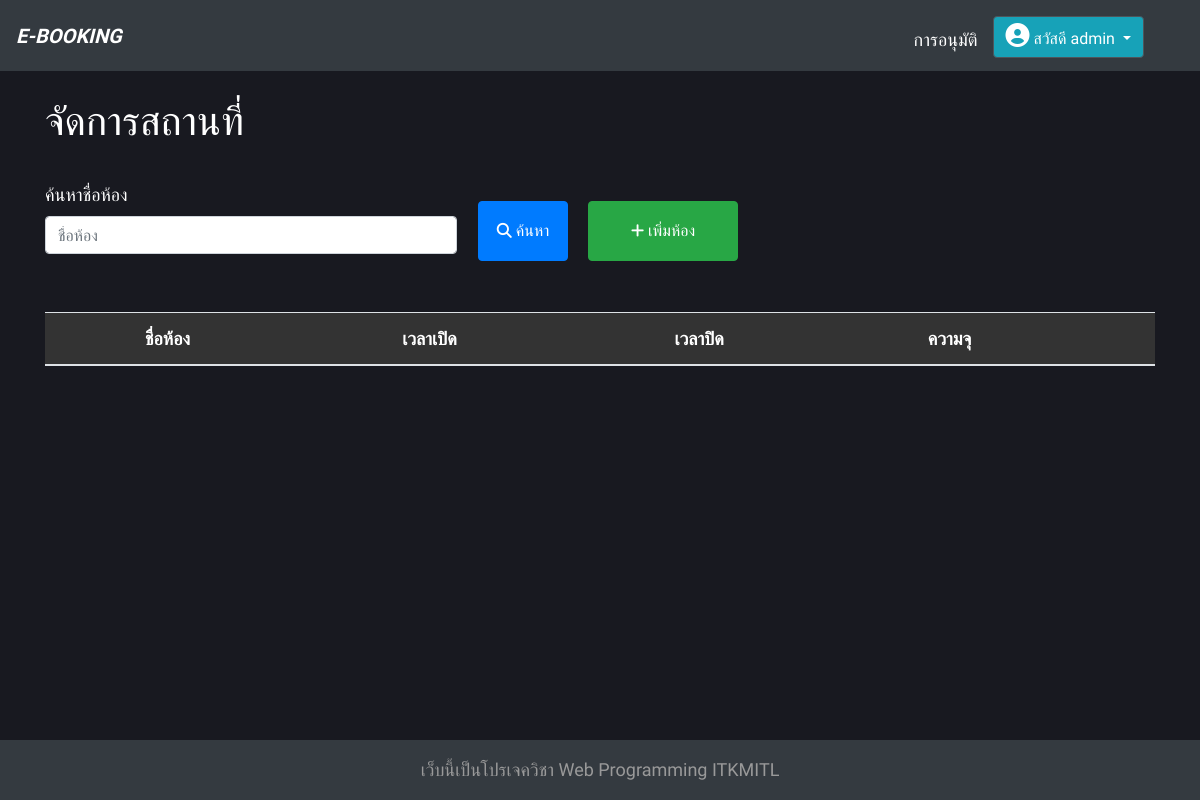
Page /manage/ (signed in) on the earlier database version.
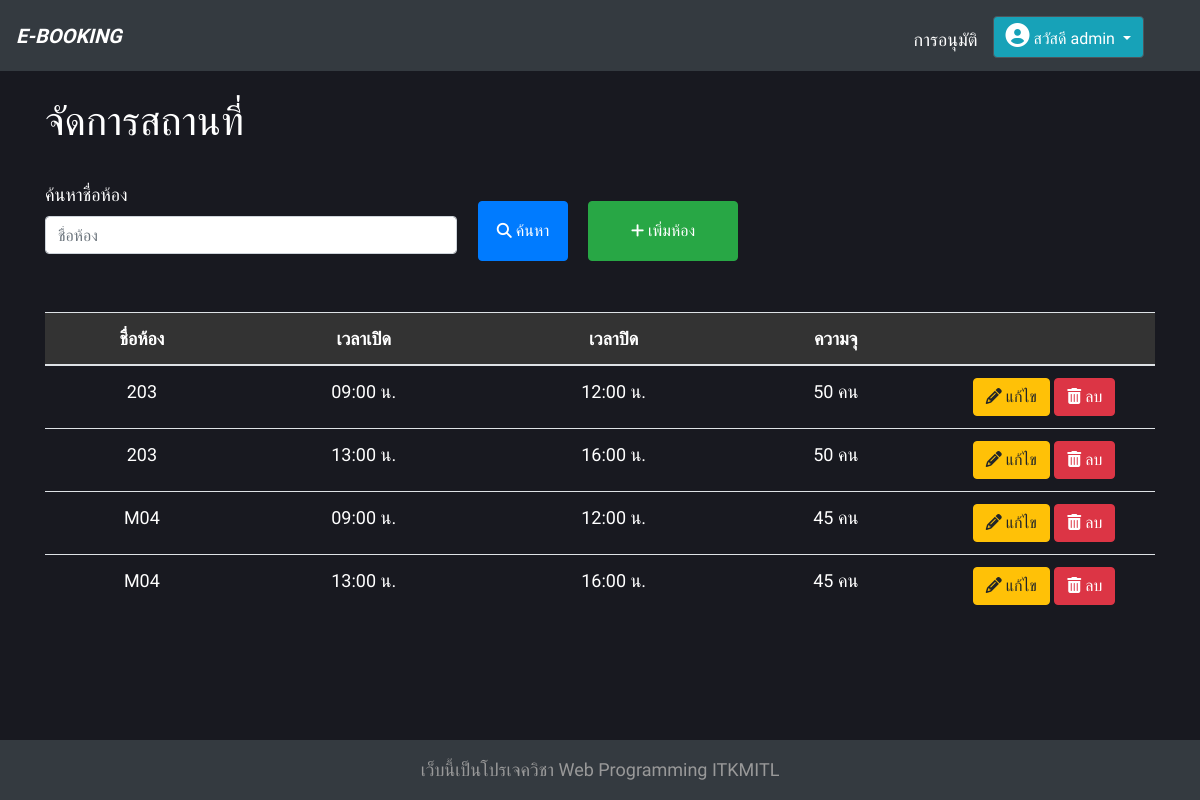
Same page on the later database version.
### room/models.py (models this page shows, shortened)
class Room(models.Model):
    room_id = models.AutoField(primary_key=True)
    name = models.CharField(max_length=50)
    open_time = models.TimeField()
    close_time =  models.TimeField()
    capacity = models.IntegerField()

### room/views.py (the view)
# urls.py: path('manage/', views.manage, name='manage'),
@login_required
@permission_required('room.change_room')
def manage(request):
    room = Room.objects.all()
    if request.method == "GET":
        room = Room.objects.filter(
            name__icontains=request.GET.get('room_name', ''))
    context = {
        'room': room
    }
    return render(request, 'room/admin_manage.html', context=context)

### room/templates/room/admin_manage.html
{% extends "base.html" %}
{% block content %}
<h1>จัดการสถานที่</h1>
<br>
<form method="GET" action="{% url 'manage' %}" style="margin-bottom: 50px;">
    <div class="form-row">
        <div class="col">
            <label for="inputSearch">ค้นหาชื่อห้อง</label>
            <input type="text" class="form-control mb-2" placeholder="ชื่อห้อง" name="room_name">
        </div>
        <button type="submit" value="Select" class="btn btn-primary ml-3"
            style="margin-right: 20px; margin-top: 20px; width: 90px; height: 60px;"><i class='fas fa-search' style='font-size:15px'></i> ค้นหา</button>
        <a href="{% url 'edit_add' 0 %}" style="margin-top: 20px; width: 150px; height:60px; padding-top: 17px"
            class="btn btn-success"><i class="fas fa-plus" style='font-size:15px'></i> เพิ่มห้อง</a>
        <div class="col"></div>
    </div>
</form>
<table class="table" style="text-align: center;">
    <thead style="background: #333;">
        <tr>
            <th scope="col">ชื่อห้อง</th>
            <th scope="col">เวลาเปิด</th>
            <th scope="col">เวลาปิด</th>
            <th scope="col">ความจุ</th>
            <th scope="col"></th>
        </tr>
    </thead>
    <tbody>
        {% for r in room %}
        <tr>
            <td>{{ r.name }}</th>
            <td>{{ r.open_time|time:'H:i' }} น.</td>
            <td>{{ r.close_time|time:'H:i ' }} น.</td>
            <td>{{ r.capacity }} คน</td>
            <td style="width:20%;">
                <a href="{% url 'edit_add' r.room_id %}" class="btn btn-warning"><i class="fas fa-pencil-alt"></i> แก้ไข</a>
                <a href="{% url 'delete_room' r.room_id %}" class="btn btn-danger"><i class='fas fa-trash-alt'></i> ลบ</a>
            </td>
        </tr>
        {% endfor %}
    </tbody>
</table>
{% endblock %}

Differences in the rows shown:
added Room: name "203", open_time "09:00", close_time "12:00", capacity "50"
added Room: name "203", open_time "13:00", close_time "16:00", capacity "50"
added Room: name "M04", open_time "09:00", close_time "12:00", capacity "45"
added Room: name "M04", open_time "13:00", close_time "16:00", capacity "45"
